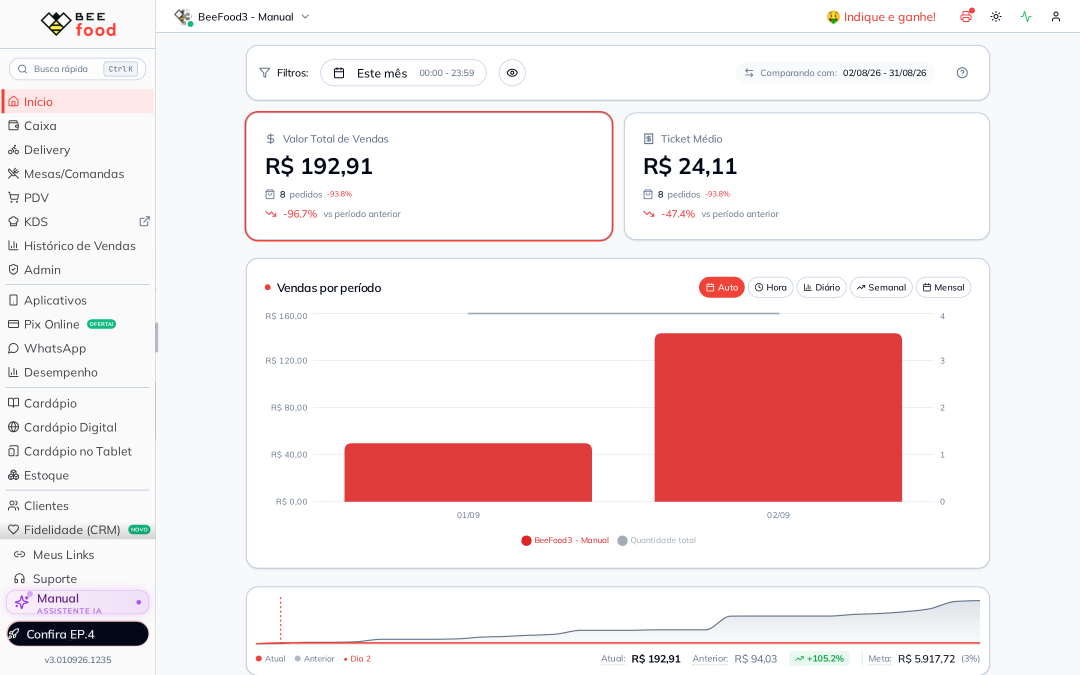
#> input picture manuais/classificacao-rfv/imagens-puras/01-menu-clientes.png, 2160 x 1350 px (shown at 1/2 size); its folder holds 3 pictures in this run
$ python annotate.py
#> lines starting #> are read from the running program, lines starting #| are printed output that depends on the picture
"""Anota os screenshots do manual #78 Classificação RFV.

Le de imagens-puras/ e escreve em imagens-tratadas/.
Coordenadas em fracoes 0..1. Dado pessoal (nome/telefone) e coberto
na pura ANTES de gravar a tratada — o repositorio e publico.
"""
import math
import os

from PIL import Image, ImageDraw, ImageFont, ImageFilter

SRC = "imagens-puras"
OUT = "imagens-tratadas"
os.makedirs(OUT, exist_ok=True)

GREEN = (22, 150, 78)
WHITE = (255, 255, 255)
A_LINE = 220
A_BADGE = 235
FONT_CANDIDATES = [
    r"C:\Windows\Fonts\arialbd.ttf",
    "/usr/share/fonts/truetype/croscore/Arimo-Bold.ttf",
    "/usr/share/fonts/truetype/dejavu/DejaVuSans-Bold.ttf",
]


def font(sz):
    for caminho in FONT_CANDIDATES:
        if os.path.exists(caminho):
            return ImageFont.truetype(caminho, sz)
    raise RuntimeError("nenhuma fonte bold encontrada")


def draw_arrow(d, x0, y0, x1, y1, w):
    col = GREEN + (A_LINE,)
    d.line([(x0, y0), (x1, y1)], fill=col, width=w)
    ang = math.atan2(y1 - y0, x1 - x0)
    L = w * 3.6
    for s in (0.45, -0.45):
        d.line(
            [(x1, y1), (x1 - L * math.cos(ang - s), y1 - L * math.sin(ang - s))],
            fill=col,
            width=w,
        )


def badge(d, cx, cy, r, num, fnt):
    d.ellipse([cx - r - 2, cy - r - 2, cx + r + 2, cy + r + 2], fill=WHITE + (235,))
    d.ellipse([cx - r, cy - r, cx + r, cy + r], fill=GREEN + (A_BADGE,))
    t = str(num)
    bb = d.textbbox((0, 0), t, font=fnt)
    d.text(
        (cx - (bb[2] - bb[0]) / 2 - bb[0], cy - (bb[3] - bb[1]) / 2 - bb[1]),
        t,
        fill=WHITE,
        font=fnt,
    )


def aplicar_borrao(img, caixas):
    W, H = img.size
    for (fx, fy, fw, fh) in caixas:
        caixa = (int(fx * W), int(fy * H), int((fx + fw) * W), int((fy + fh) * H))
        trecho = img.crop(caixa).filter(ImageFilter.GaussianBlur(radius=max(8, W // 120)))
        img.paste(trecho, caixa)
    return img


def passthrough(name, borrao=None):
    img = Image.open(os.path.join(SRC, name)).convert("RGBA")
    if borrao:
        img = aplicar_borrao(img, borrao)
    img.convert("RGB").save(os.path.join(OUT, name))
    print("OK (contexto)", name)


def annotate(name, markers, ring=None, borrao=None, raio=0.0125):
#> called with name = '01-menu-clientes.png', raio = 0.0125
    img = Image.open(os.path.join(SRC, name)).convert("RGBA")
#> img is the input picture: PIL image 2160x1350 RGBA; mean R, G, B, A 244.7, 231.6, 232.6, 255
    if borrao:
        img = aplicar_borrao(img, borrao)
    W, H = img.size
#> W = 2160; H = 1350
    overlay = Image.new("RGBA", (W, H), (0, 0, 0, 0))
#> overlay: PIL image 2160x1350 RGBA; every value is 0
    d = ImageDraw.Draw(overlay)
    r = max(14, int(W * raio))
#> r = 27
    fnt = font(int(r * 1.2))
    w = max(2, int(W * 0.0022))
#> w = 4
    for (fx, fy, fw, fh) in (ring or []):
        x0, y0 = fx * W, fy * H
        d.rectangle(
            [x0, y0, x0 + fw * W, y0 + fh * H],
            outline=GREEN + (A_LINE,),
            width=w,
        )
    for (num, tx, ty, bx, by) in markers:
        TX, TY, BX, BY = tx * W, ty * H, bx * W, by * H
        ang = math.atan2(TY - BY, TX - BX)
        draw_arrow(
            d,
            BX + (r + 5) * math.cos(ang),
            BY + (r + 5) * math.sin(ang),
            TX,
            TY,
            w,
        )
        badge(d, BX, BY, r, num, fnt)
    out_img = Image.alpha_composite(img, overlay).convert("RGB")
    out_img.save(os.path.join(OUT, name))
    print("OK", name)


# 01) Menu lateral — Clientes
annotate("01-menu-clientes.png", [
    (1, 0.095, 0.705, 0.040, 0.620),  # item Clientes
])

# 02) Lista + botao RFV + chips (nome e telefone cobertos)
annotate("02-lista-rfv-chips.png", [
    (1, 0.805, 0.118, 0.740, 0.070),  # botao RFV
    (2, 0.848, 0.118, 0.900, 0.070),  # ajuda das classificacoes
    (3, 0.230, 0.208, 0.175, 0.155),  # chip Fieis
    (4, 0.198, 0.318, 0.155, 0.370),  # emoji da classificacao na linha
], borrao=[
    (0.165, 0.295, 0.320, 0.140),  # nome + telefone das duas linhas
])
#> call 2 of annotate, with name = '02-lista-rfv-chips.png', raio = 0.0125
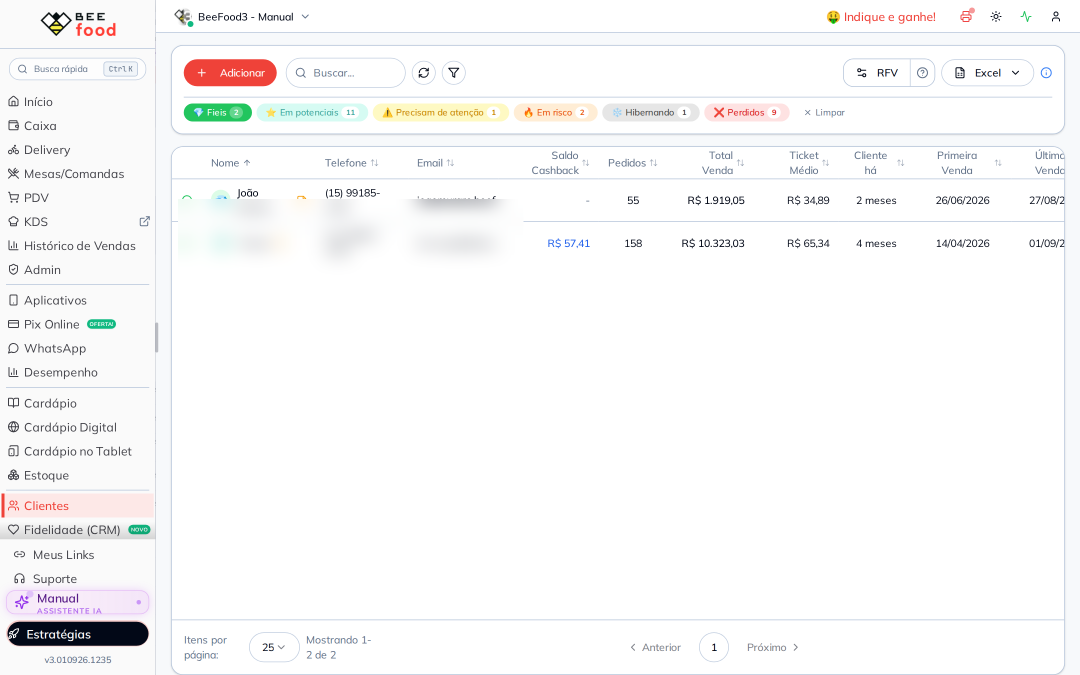
#> input picture manuais/classificacao-rfv/imagens-puras/02-lista-rfv-chips.png, 2160 x 1350 px (shown at 1/2 size)
#> the loop in aplicar_borrao, `for (fx, fy, fw, fh) in caixas:` made 1 pass
#> pass 1, in aplicar_borrao, `trecho = img.crop(caixa).filter(ImageFilter.GaussianBlur(radius=max(8,..`:
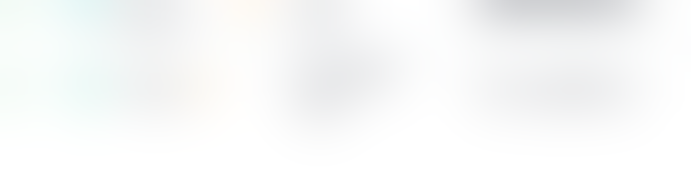
#> trecho: PIL image 691x189 RGBA; mean R, G, B, A 247.7, 248.7, 248.6, 255
#> the loop in annotate (call 2), `for (num, tx, ty, bx, by) in markers:` made 4 passes

# 03) Editar Parametros RFV
annotate("03-parametros-rfv.png", [
    (1, 0.270, 0.355, 0.220, 0.290),  # coluna Recencia
    (2, 0.500, 0.355, 0.500, 0.290),  # coluna Frequencia
    (3, 0.730, 0.355, 0.780, 0.290),  # coluna Valor
    (4, 0.175, 0.905, 0.120, 0.845),  # Resetar Padrao
])
#> (the run stopped early here; a loop or call above may not have finished)
